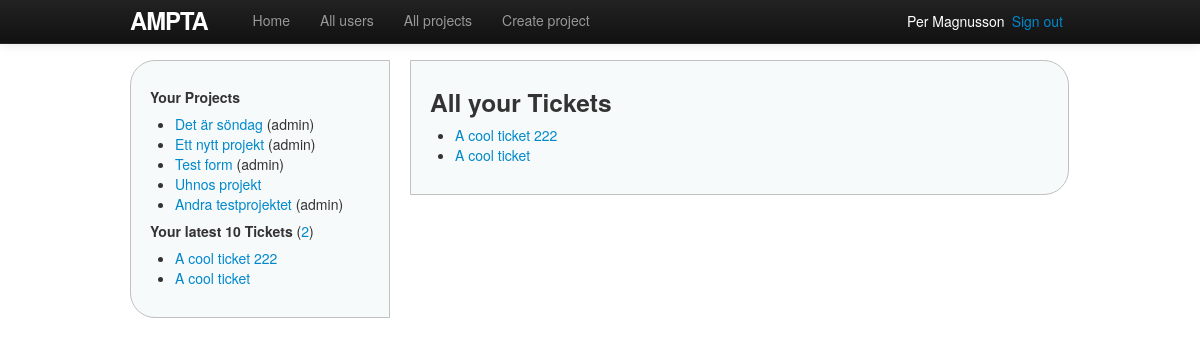
The app's page /tickets/ (signed in), older data.
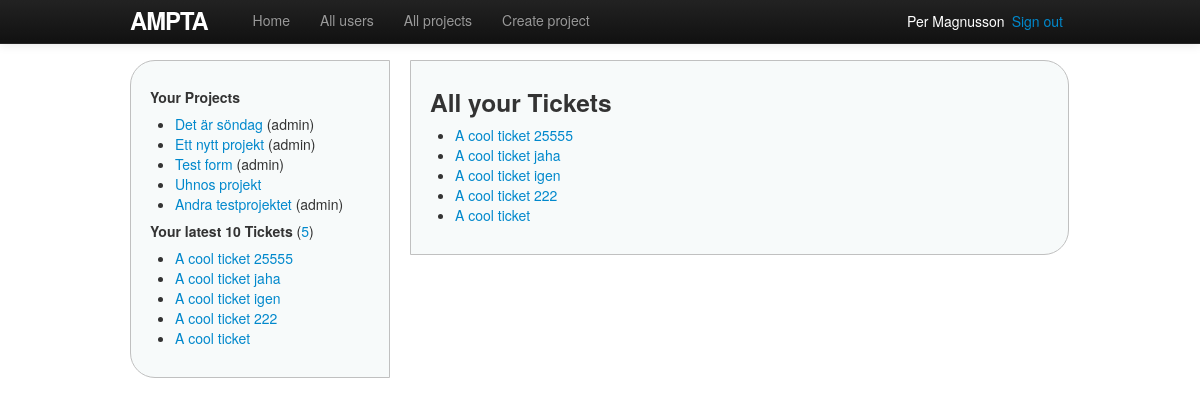
The same page, newer data.
### ampta/models.py (models this page shows, shortened)
class Project(models.Model):
    name = models.CharField(max_length=30)
    description = models.TextField()
    start_date = models.DateField()
    end_date = models.DateField()
    users = models.ManyToManyField(User, related_name='projects', blank=True)
    owner = models.ForeignKey(User, related_name='projects_owned_by_user')
    date_added = models.DateTimeField()
    date_updated = models.DateTimeField()
    def owned_by_user(self, user):
        return self.owner == user

class Ticket(models.Model):
    name = models.CharField(max_length=30)
    description = models.TextField()
    start_date = models.DateField();
    end_date = models.DateField();
    status = models.ForeignKey(Status, related_name='tickets')
    project = models.ForeignKey(Project, related_name='tickets')
    owner = models.ForeignKey(User, related_name='tickets')
    date_added = models.DateTimeField()
    date_updated = models.DateTimeField()
    def __unicode__(self):
        return self.name

### ampta/views/ticket_views.py (the view)
# urls.py: url(r'^tickets/$', 'index', name='tickets'),
@login_required(login_url='/login')
def index(request, project_id=None, extension=None):
    if project_id:
        project = get_object_or_404(Project, id=project_id)
        if project.has_user(request.user) or project.owned_by_user(request.user):
            tickets = get_list_or_404(project.tickets.order_by('-date_added'))
        else:
            raise Http404
    else:
        tickets = request.user.tickets.order_by('-date_added')
    if extension == 'json':
        data = serializers.serialize('json', tickets)
        return HttpResponse(data, mimetype='application/json')
    return render(request, 'tickets/index.html', {'tickets': tickets})

### ampta/templatetags/custom_filters.py (called while the page is built)
@register.filter(name='user_projects')
def user_projects(user):
    projects = user.projects.order_by('-date_added')
    return projects

@register.filter(name='project_owned_by_user')
def project_owned_by_user(project, user):
    return project.owned_by_user(user)

### ampta/templates/tickets/index.html (shortened to what this page needs)
{% extends 'shared/base.html' %}
{% block content %}
<h3>All your Tickets</h3>
{% if tickets.count > 0 %}
<ul>
{% for t in tickets %}
	<li><a href="{% url project_ticket t.project.id t.id %}">{{ t.name }}</a></li>
{% endfor %}
</ul>
{% else %}
	<p>You have no tickets.</p>
{% endif %}
{% endblock %}

### ampta/templates/shared/base.html (shortened to what this page needs)
<!DOCTYPE html>
<html>
	<head>
		{% block styles %}
			<link rel="stylesheet" type="text/css" href="{{ STATIC_URL }}styles/bootstrap.min.css">
			<link rel="stylesheet" type="text/css" href="{{ STATIC_URL }}styles/site.css">
		{% endblock %}
	</head>
	<body>
	{% block body %}
		<div class="container">
		<header>
			<nav class="navbar navbar-inverse navbar-fixed-top">
				<div class="navbar-inner">
					<div class="container">
						<a href="{% url home %}" id="logo" class="brand">Ampta</a>
						<div class="nav-collapse collapse">
							<ul class="nav">
								<li {% if home_active %}class="active"{% endif %}>
									<a href="{% url home %}">Home</a>
								</li>
								<li {% if all_users_active %}class="active"{% endif %}>
									<a href="{% url users %}">All users</a>
								</li>
								<li {% if projects_active %}class="active"{% endif %}>
									<a href="{% url projects %}">All projects</a>
								</li>
								<li {% if create_projects_active %}class="active"{% endif %}>
									<a href="{% url new_project %}">Create project</a>
								</li>
							</ul>
						</div>
						<span class="sign_out pull-right"><a href="{% url logout %}">Sign out</a></span>
						<span class="active_user pull-right">{{ user.get_full_name }}</span>
					</div>
				</div>
			</nav>
		</header>
		<div class="sidenav pull-left">
			{% include 'shared/_sidenav_projects_tickets.html' %}
		</div>
		<div class="main pull-left">
			{% block content %}{% endblock %}
		</div>
		</div>
	{% endblock body %}
	</body>
</html>

### ampta/templates/shared/_sidenav_projects_tickets.html (shortened to what this page needs)
{% load custom_filters %}
<h5>Your Projects</h5>
<ul>
{% with projects=user|user_projects %}
{% for p in projects %}
	<li>
		<a href="{% url project p.id %}">{{ p.name }}</a>
		{% if p|project_owned_by_user:user %}(admin){% endif %}
	</li>
{% endfor%}
{% endwith %}
</ul>
<h5>Your latest 10 Tickets
	<span class="countTickets">(<a href="{% url tickets %}">{{ user.tickets.count }}</a>)</span>
</h5>
<ul>
{% for t in user.tickets.all|dictsortreversed:"date_added"|slice:"10" %}
	<li><a href="{% url project_ticket t.project.id t.id %}">{{ t.name }}</a></li>
{% endfor %}
</ul>

### ampta/static/styles/site.css (style rules this page uses)
html { overflow-y: scroll; }
body { padding-top: 60px; padding-bottom: 15px; }
h1, h2, h3, h4, h5, h6 { line-height: 1; }
#logo { float: left; margin-right: 10px; font-size: 1.7em; color: #fff; text-transform: uppercase; letter-spacing: -1px; padding-top: 9px; font-weight: bold; line-height: 1; }
.active_user, .sign_out { display: block; margin-top: 11px; margin-right: 7px; color: white; }
.sidenav { width: 220px; margin-right: 20px; padding: 9px; border: 1px solid #c0c0c0; background: #f7fafa; padding: 19px; border-radius: 25px 0 0 25px; -moz-border-radius: 25px 0 0 25px; }
.main { padding: 9px; width: 619px; border: 1px solid #c0c0c0; background: #f7fafa; padding: 19px; border-radius: 0 25px 25px 0; -moz-border-radius: 0 25px 25px 0; }
.countTickets { font-weight: normal; text-decoration: italic; }

Row changes from the older to the newer data that the page shows:
added Ticket: name "A cool ticket 25555"
added Ticket: name "A cool ticket jaha"
added Ticket: name "A cool ticket igen"
Text that changed along with them:
{{ user.tickets.count }}: "2" → "5"
